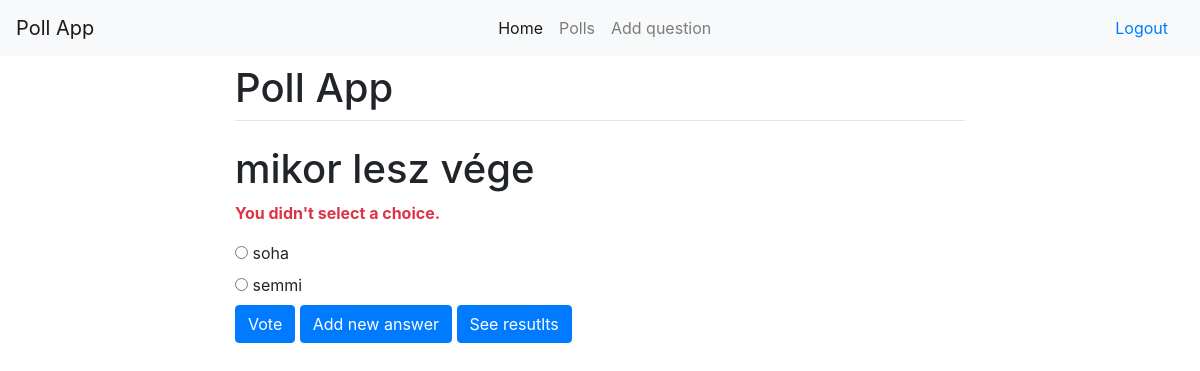
Before: /polls/16/vote/ (signed in) with the older database file.
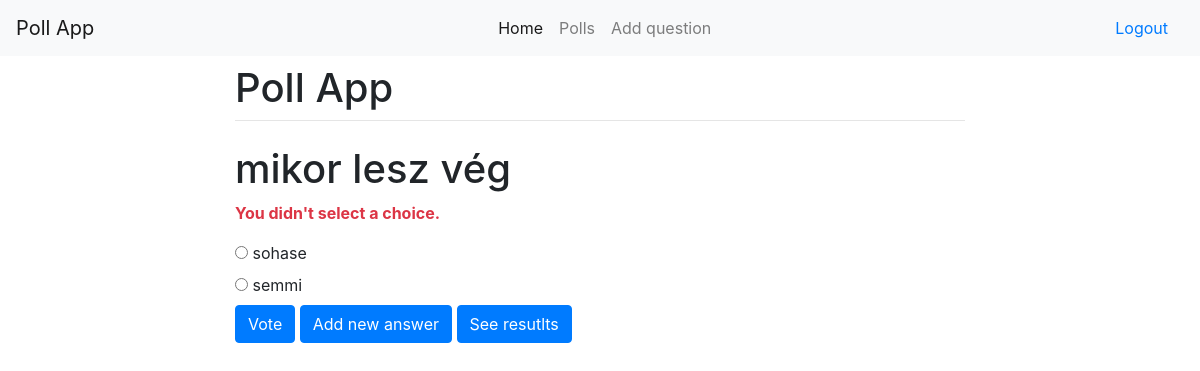
After: the same page with the newer database file.
### polls/models.py (models this page shows, shortened)
class Question(models.Model):
    owner = models.ForeignKey(User, on_delete=models.CASCADE, default=1)
    question_text = models.CharField(max_length=200)
    pub_date = models.DateTimeField(editable=False, auto_now_add=True)

class Choice(models.Model):
    question = models.ForeignKey(Question, on_delete=models.CASCADE)
    choice_text = models.CharField(max_length=200)
    votes = models.IntegerField(default=0)

### polls/views.py (the view)
# urls.py: path('<int:question_id>/vote/', views.vote, name='vote'),
@login_required
def vote(request, question_id):
    question = get_object_or_404(Question, pk=question_id)
    try:
        selected_choice = question.choice_set.get(pk=request.POST['choice'])
    except (KeyError, Choice.DoesNotExist):
        return render(request, 'polls/detail.html', {
            'question': question,
            'error_message': "You didn't select a choice.",
        })
    else:
        selected_choice.votes += 1
        selected_choice.save()
        return HttpResponseRedirect(reverse('polls:results', args=(question.id,)))

### polls/templates/polls/detail.html (shortened to what this page needs)
{% extends 'base.html' %}
{% block content %}
    <div class="container">
      <div class="row justify-content-center">
        <div class="col-8">
          <h1 class="mt-2">Poll App</h1>
          <hr class="mt-0 mb-4">
<h1>{{ question.question_text }}</h1>
{% if error_message %}<p class="text-danger"><strong>{{ error_message }}</strong></p>{% endif %}
<form action="{% url 'polls:vote' question.id %}" method="post">
{% for choice in question.choice_set.all %}
    <input type="radio" name="choice" id="choice{{ forloop.counter }}" value="{{ choice.id }}">
    <label for="choice{{ forloop.counter }}">{{ choice.choice_text }}</label><br>
{% endfor %}
<input type="submit" value="Vote" class="btn btn-primary">
<a class=" btn btn-primary" href="{% url 'polls:addanswer' question.id %}">Add new answer</a>
<a class=" btn btn-primary" href="{% url 'polls:results' question.id %}">See resutlts</a>
</form>
</div>
</div>
</div>
{% endblock %}

Changed rows visible on the page:
changed Question: question_text "mikor lesz vége" → "mikor lesz vég"
changed Choice: choice "☐ soha" → "☐ sohase"; choice_text "soha" → "sohase"
